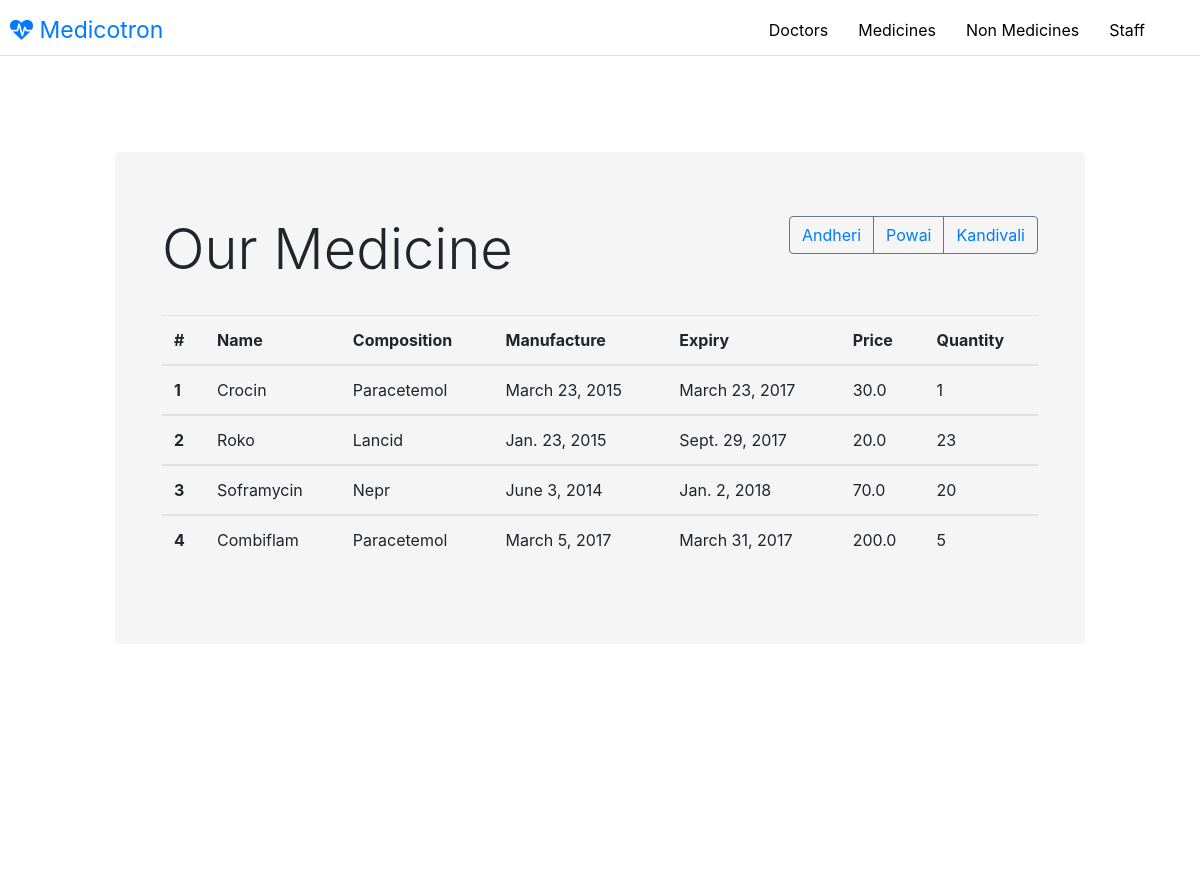
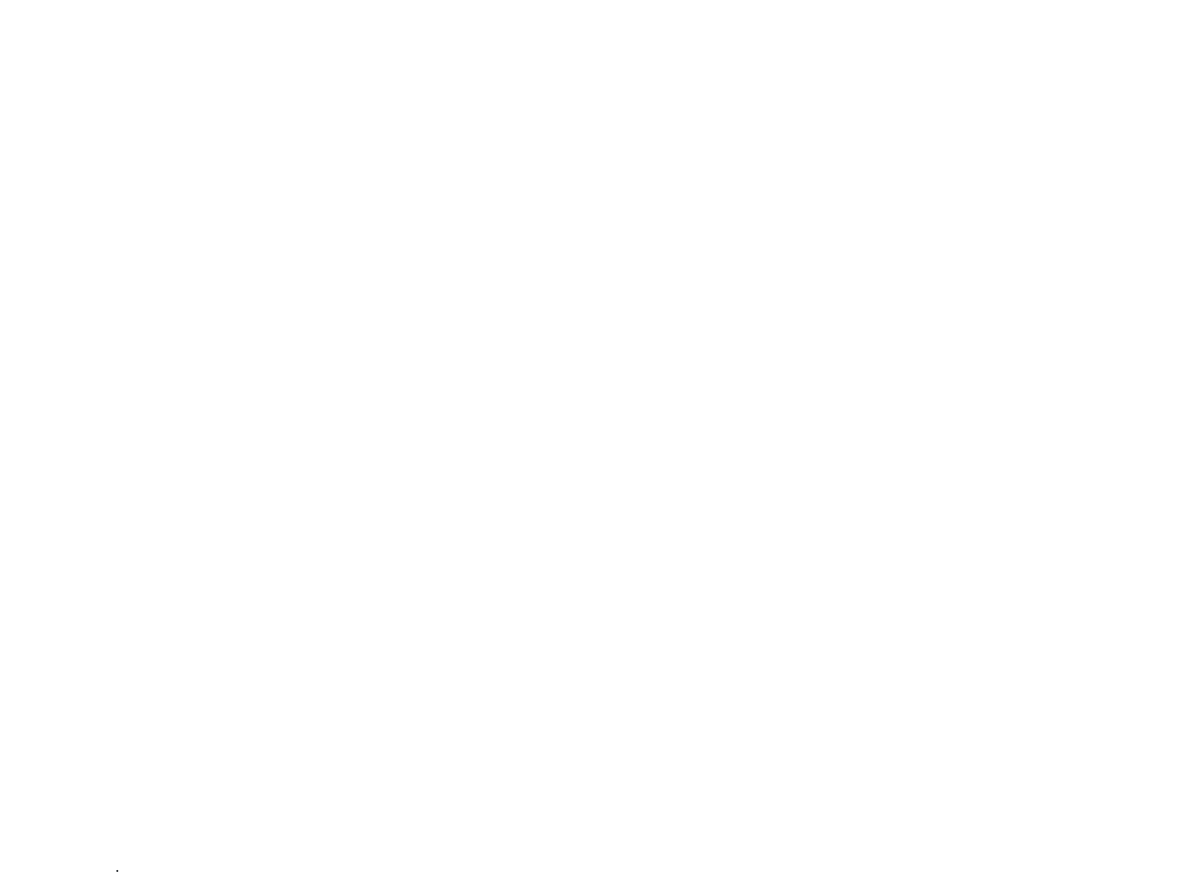
/medicine/, run on the app's committed database (2 pictures, top to bottom).
### pharma/models.py (models this page shows, shortened)
class Medicines(models.Model):
    name = models.CharField(max_length=1000)
    composition = models.CharField(max_length=1000)
    exp_date = models.DateField()
    manu_date = models.DateField()
    price = models.FloatField()
    quantity = models.IntegerField()

### pharma/views.py (the view)
# urls.py: url(r'^medicine/$', views.medicine, name='medicine'),
def medicine(request):
    medicines = Medicines.objects.all()
    context = {'medicines': medicines, 'site': 'Our'}
    return render(request, 'pharma/medicine.html', context)

### pharma/templates/pharma/medicine.html (shortened to what this page needs)
{% extends 'pharma/base_template.html' %}
{%  block body %}
<div class="container-fluid">
<div class="row">
<div class="col-md-10 offset-md-1">
<div class="jumbotron-fluid">
<div class="jumbotron" style="background-color:#F5F5F5">
  <div class="container">
  <div class="btn-group" style="float:right;" role="group" aria-label="Basic example">
  <button type="button" style="color:black;"class="btn btn-outline-secondary"><a href="{% url 'pharma:medicine' %}">Andheri</a></button>
  <button type="button" style="color:black;"class="btn btn-outline-secondary"><a href="{% url 'pharma:dispmeds' 'Powai' %}">Powai</a></button>
  <button type="button" style="color:black;"class="btn btn-outline-secondary"><a href="{% url 'pharma:dispmeds' 'Kandivali' %}">Kandivali</a></button>
</div>
    <h1 class="display-4">{{ site }} Medicine</h1></br>
	<table class="table table-hover">
  <thead class="thead-default">
    <tr>
      <th>#</th>
      <th>Name</th>
      <th>Composition</th>
      <th>Manufacture</th>
      <th>Expiry</th>
      <th>Price</th>
      <th>Quantity</th>
    </tr>
  </thead>
        {% for m in medicines %}
  <tbody>
    <tr>
      <th scope="row">{{forloop.counter}}</th>
      <td>{{ m.name}}</td>
      <td>{{ m.composition}}</td>
      <td>{{ m.manu_date }}</td>
      <td>{{ m.exp_date }}</td>
      <td>{{ m.price }}</td>
      <td>{{ m.quantity }}</td>
    </tr>
  </tbody>
        {% endfor %}
</table>
  </div>
</div>
</div>
</br></br></br></br></br></br></br></br></br></br></br></br></br></br></br></br></br></br></br></br></br></br></br></br></br></br></br></br></br></br></br></br></br></br></br></br></br></br></br></br></br></br></br></br>.
</div>
</div>
</div>
{% endblock %}

### pharma/templates/pharma/base_template.html (style rules this page uses)
.animated { -webkit-animation-duration: 1s; animation-duration: 1s; -webkit-animation-fill-mode: both; animation-fill-mode: both; }
.fadeIn { -webkit-animation-name: fadeIn; animation-name: fadeIn; }

### data on the page
Medicines: name "Crocin", composition "Paracetemol", manu_date "March 23, 2015", exp_date "March 23, 2017", price "30.0", quantity "1"
Medicines: name "Roko", composition "Lancid", manu_date "Jan. 23, 2015", exp_date "Sept. 29, 2017", price "20.0", quantity "23"
Medicines: name "Soframycin", composition "Nepr", manu_date "June 3, 2014", exp_date "Jan. 2, 2018", price "70.0", quantity "20"
Medicines: name "Combiflam", composition "Paracetemol", manu_date "March 5, 2017", exp_date "March 31, 2017", price "200.0", quantity "5"

### other printed values
{{ site }} "Our"
